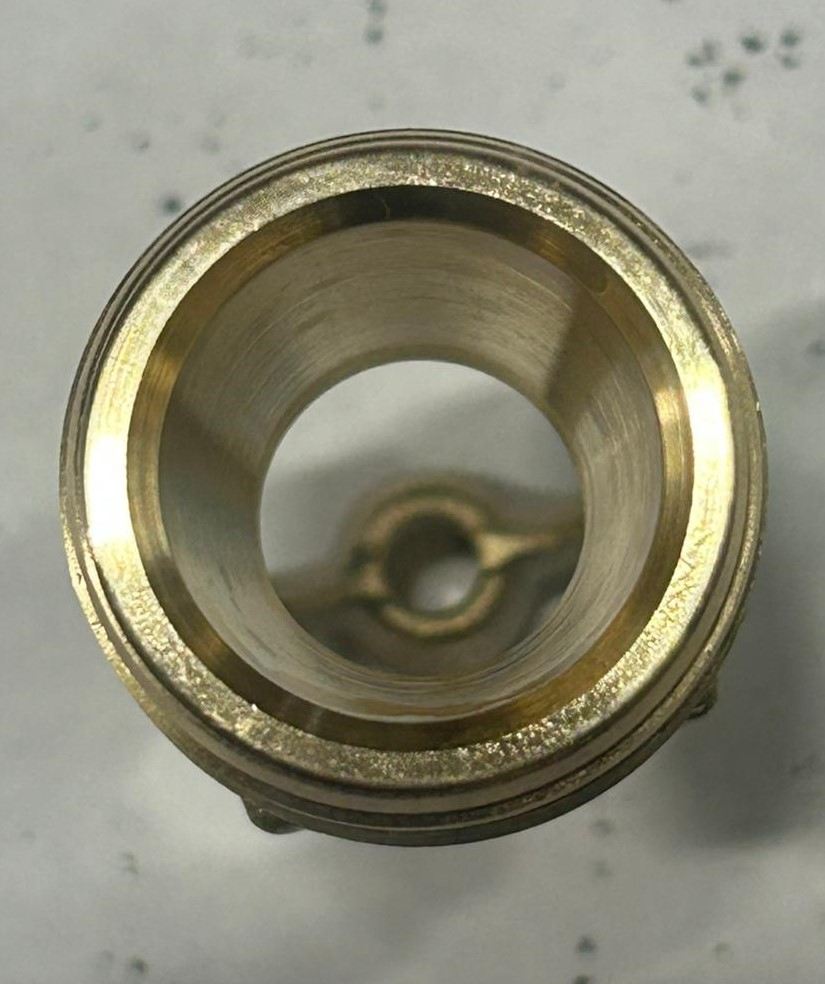
#> input picture Deep_Learning/visual_measurement_system/assets/1.jpg, 825 x 984 px
$ python -i utils.py   (imports and definitions only)
#> lines starting #> are read from the running program, lines starting #| are printed output that depends on the picture; after the words box and inside, x2 and y2 are one past the last pixel; in counts of white or black regions, pixels touching at a corner belong together
#> further down, picture is the input picture: shape (984, 825, 3); mean B, G, R 118.2, 136.6, 139
import cv2
import numpy as np
import os

def load_image(path):
    if not os.path.exists(path):
        raise FileNotFoundError(path)
    return cv2.imread(path)

def measure_dimensions(img, calibration_mm=10, calibration_px=50):
    """
    Görseldeki parçanın tam boy, genişlik ve çapını hesaplar.
    """
#> called with calibration_mm = 10, calibration_px = 50
    px_to_mm = calibration_mm / calibration_px
    gray = cv2.cvtColor(img, cv2.COLOR_BGR2GRAY)
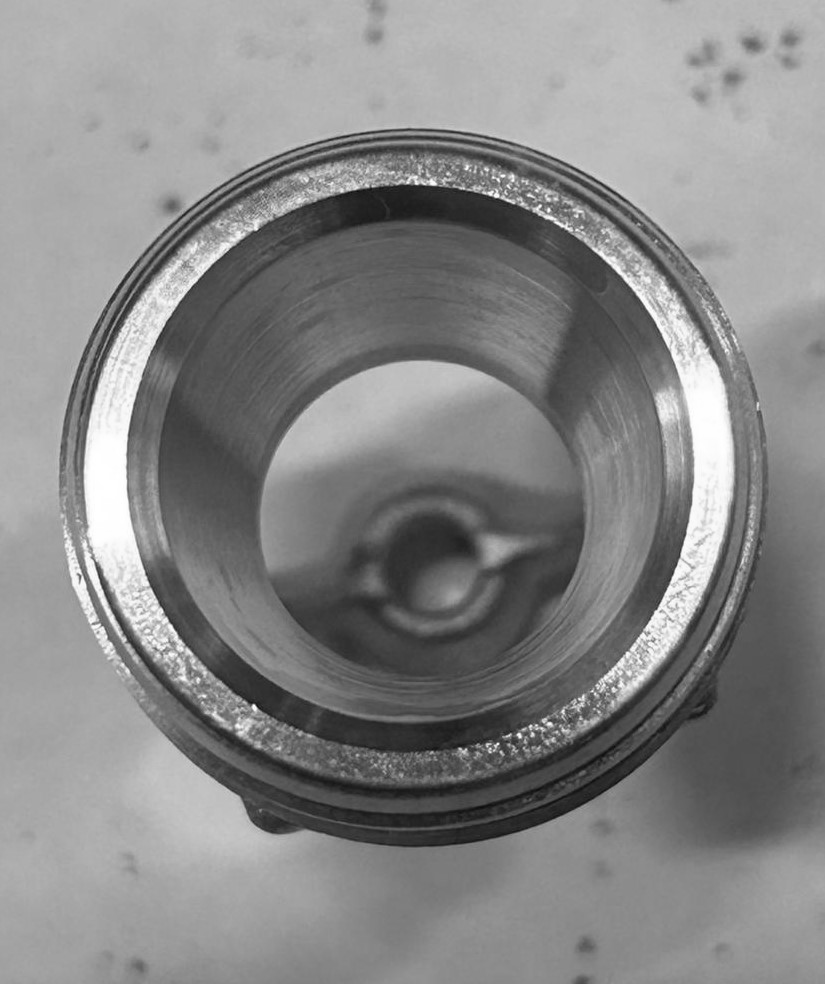
#> gray: shape (984, 825); min 9, max 255, mean 135.3
    edges = cv2.Canny(gray, 100, 200)
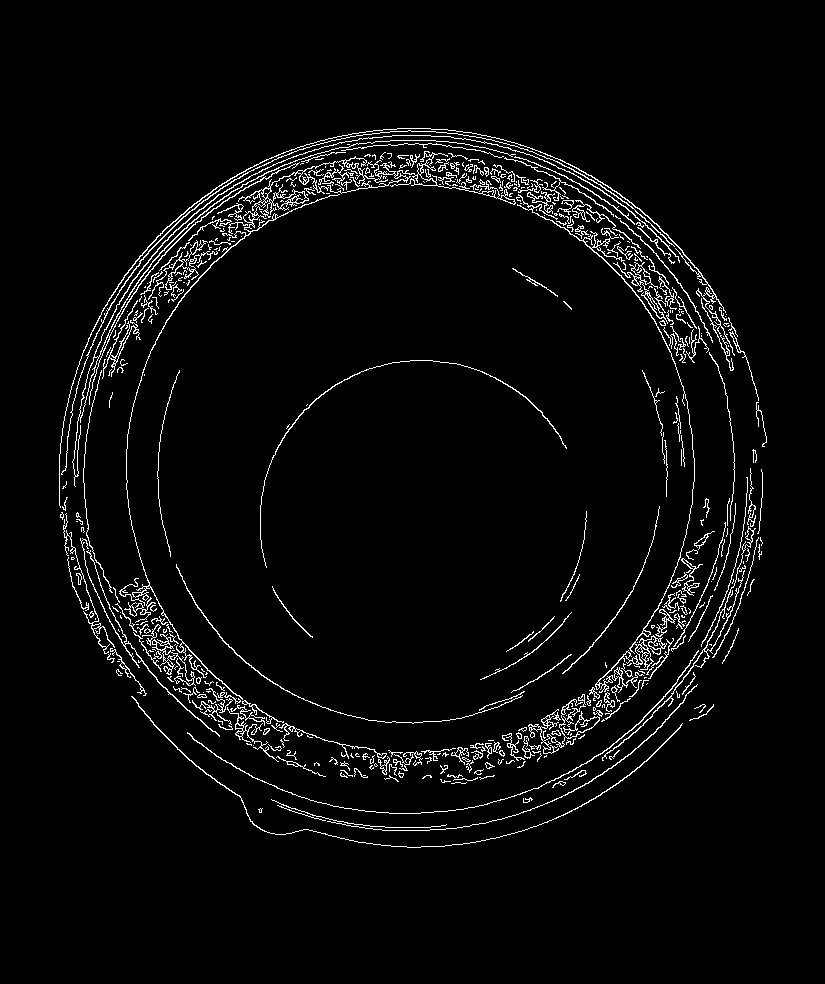
#> edges: shape (984, 825); 3.6% white in thin lines or dots, all inside (x1, y1, x2, y2) = (59, 128, 767, 848)

    contours, _ = cv2.findContours(edges, cv2.RETR_EXTERNAL, cv2.CHAIN_APPROX_SIMPLE)
#> contours = 455 contours, 370 with area under 20; largest, box (x1, y1, x2, y2) and area: (238, 151, 516, 218) 1188, (516, 194, 695, 693) 788, (72, 135, 680, 487) 778, (126, 194, 340, 700) 452, (613, 262, 668, 324) 402
    if not contours:
        return None

    contour = max(contours, key=cv2.contourArea)
#> contour = contour of 1422 points, box (x1, y1, x2, y2) (238, 151, 516, 218), area 1188

    # Bounding box → tam boy ve genişlik
    x, y, w, h = cv2.boundingRect(contour)
#> x = 238; y = 151; w = 278; h = 67
    tam_boy_mm = h * px_to_mm
#> tam_boy_mm = 13.4
    genislik_mm = w * px_to_mm
#> genislik_mm = 55.6

    # En küçük daire → çap
    (xc, yc), radius = cv2.minEnclosingCircle(contour)
#> xc = 376.5; yc = 201.5; radius = 138.5
    cap_mm = (2 * radius) * px_to_mm
#> cap_mm = 55.4

    results = {
        "tam_boy_mm": tam_boy_mm,
        "genislik_mm": genislik_mm,
        "cap_mm": cap_mm,
        "bbox": (x, y, w, h),
        "circle": (int(xc), int(yc), int(radius))
    }
#> results = {'tam_boy_mm': 13.4, 'genislik_mm': 55.6, 'cap_mm': 55.4, 'bbox': (238, 151, 278, 67), 'circle': (376, 201, 138)}

    return results

def draw_measurements(img, results):
    if results is None:
        return img

    x, y, w, h = results["bbox"]
    xc, yc, radius = results["circle"]

    cv2.rectangle(img, (x, y), (x + w, y + h), (0, 255, 0), 2)
    cv2.circle(img, (xc, yc), radius, (255, 0, 0), 2)

    cv2.putText(img, f"Boy: {results['tam_boy_mm']:.2f} mm", (x, y - 20),
                cv2.FONT_HERSHEY_SIMPLEX, 0.7, (0, 255, 0), 2)
    cv2.putText(img, f"Genişlik: {results['genislik_mm']:.2f} mm", (x, y - 50),
                cv2.FONT_HERSHEY_SIMPLEX, 0.7, (0, 255, 0), 2)
    cv2.putText(img, f"Cap: {results['cap_mm']:.2f} mm", (xc, yc),
                cv2.FONT_HERSHEY_SIMPLEX, 0.7, (255, 0, 0), 2)

    return img

>>> import cv2
>>> picture = cv2.imread('assets/1.jpg')
>>> result = measure_dimensions(picture)
#> result has the same summary as results in measure_dimensions

$ run again, on Deep_Learning/visual_measurement_system/assets/3.jpg
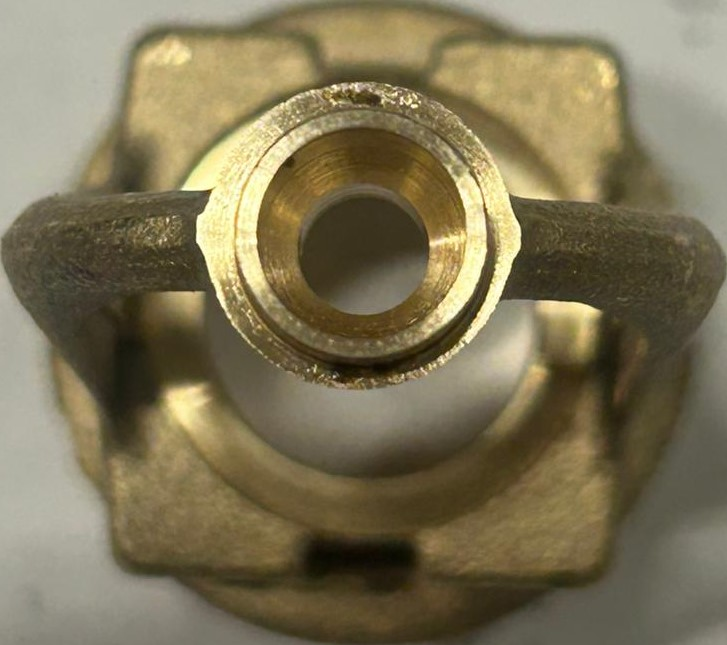
#> input picture Deep_Learning/visual_measurement_system/assets/3.jpg, 727 x 645 px
#> picture is the input picture: shape (645, 727, 3); mean B, G, R 86.6, 116.3, 126.2
#> in measure_dimensions, `gray = cv2.cvtColor(img, cv2.COLOR_BGR2GRAY)`:
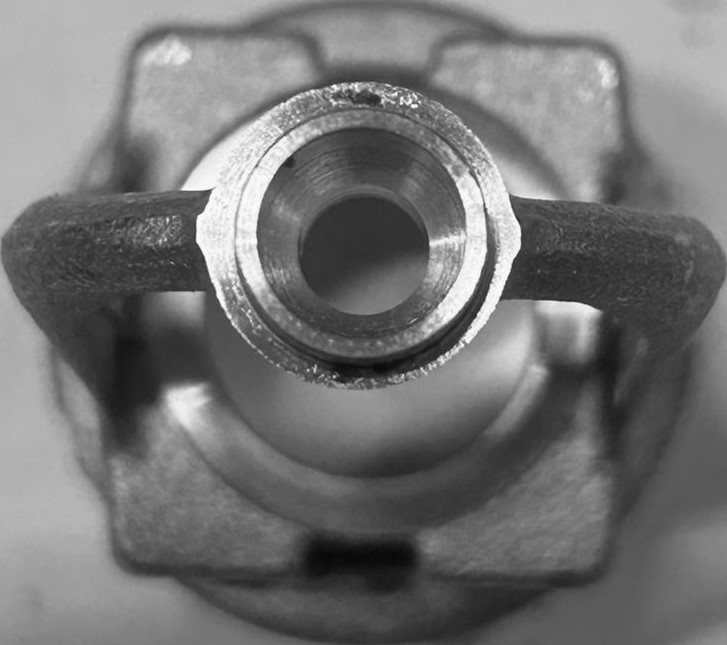
#> gray: shape (645, 727); min 7, max 251, mean 115.9
#> in measure_dimensions, `edges = cv2.Canny(gray, 100, 200)`:
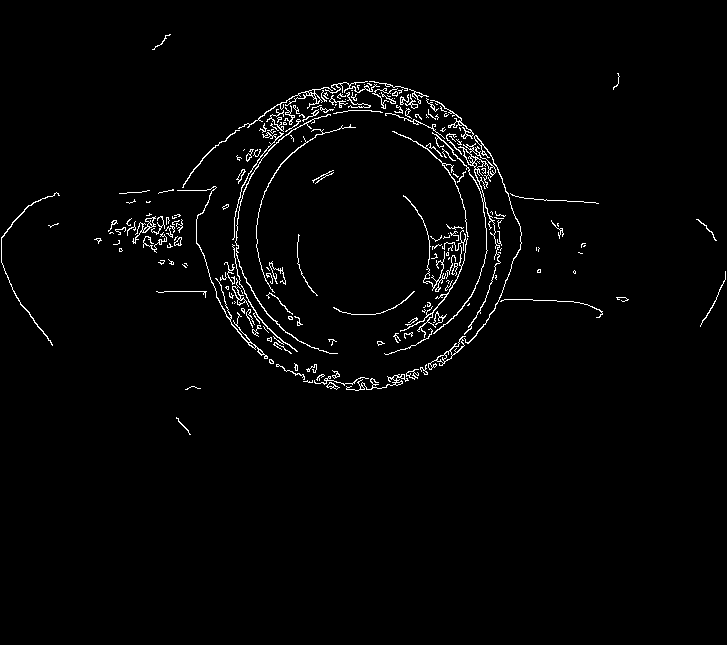
#> edges: shape (645, 727); 2% white in thin lines or dots, all inside (x1, y1, x2, y2) = (1, 34, 726, 435)
#> contours = 201 contours, 165 with area under 20; largest, box (x1, y1, x2, y2) and area: (432, 132, 501, 335) 485, (428, 336, 466, 370) 230, (177, 186, 268, 359) 126, (238, 87, 333, 129) 118, (464, 135, 522, 344) 115
#> contour = contour of 667 points, box (x1, y1, x2, y2) (432, 132, 501, 335), area 485
#> x = 432; y = 132; w = 69; h = 203
#> tam_boy_mm = 40.6
#> genislik_mm = 13.8
#> xc = 448; yc = 233; radius = 102.3
#> cap_mm = 40.9
#> results = {'tam_boy_mm': 40.6, 'genislik_mm': 13.8, 'cap_mm': 40.9, 'bbox': (432, 132, 69, 203), 'circle': (448, 233, 102)}
#> result has the same summary as results in measure_dimensions

$ run again, on Deep_Learning/visual_measurement_system/assets/4.jpg
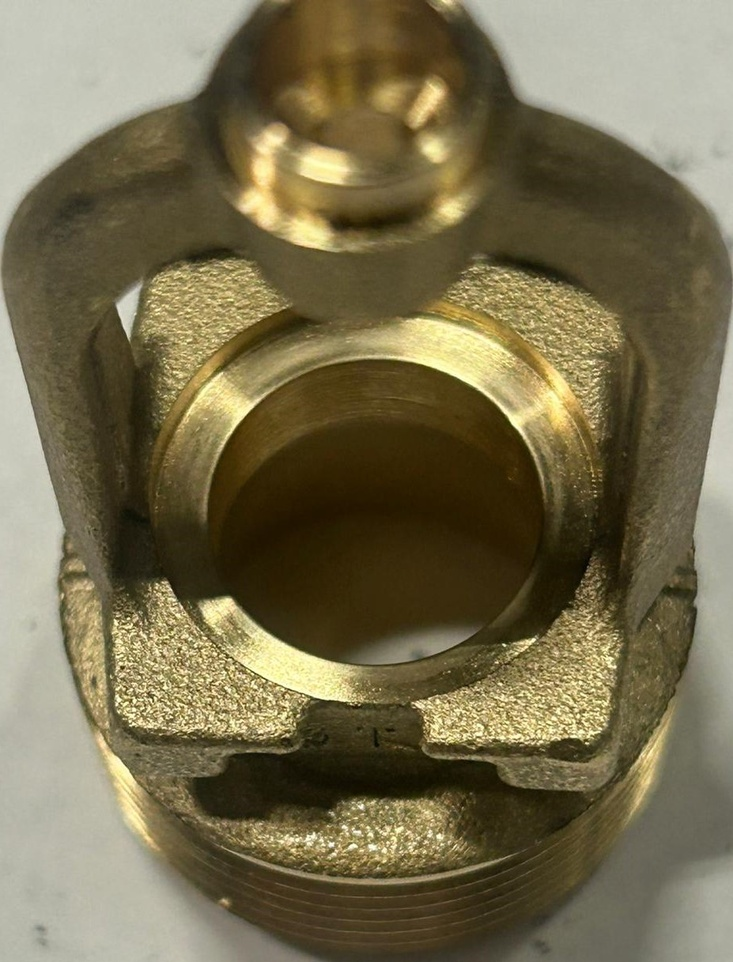
#> input picture Deep_Learning/visual_measurement_system/assets/4.jpg, 733 x 962 px, shrunk from 927 x 1217 before the run
#> picture is the input picture: shape (962, 733, 3); mean B, G, R 78.7, 109.3, 118.5
#> in measure_dimensions, `gray = cv2.cvtColor(img, cv2.COLOR_BGR2GRAY)`:
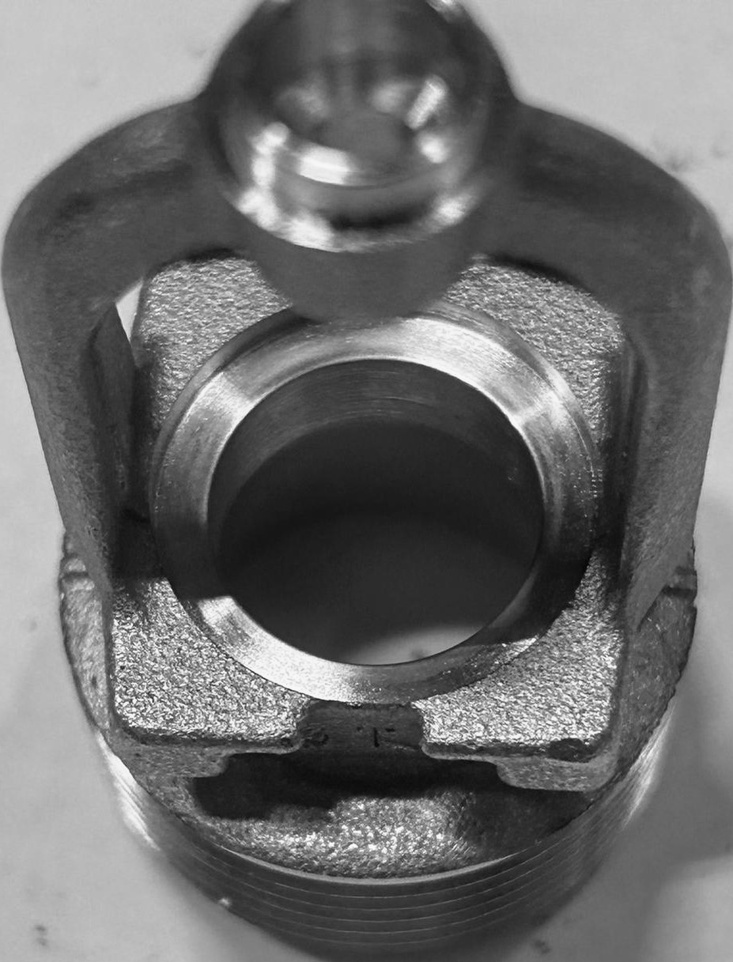
#> gray: shape (962, 733); min 4, max 252, mean 108.6
#> in measure_dimensions, `edges = cv2.Canny(gray, 100, 200)`:
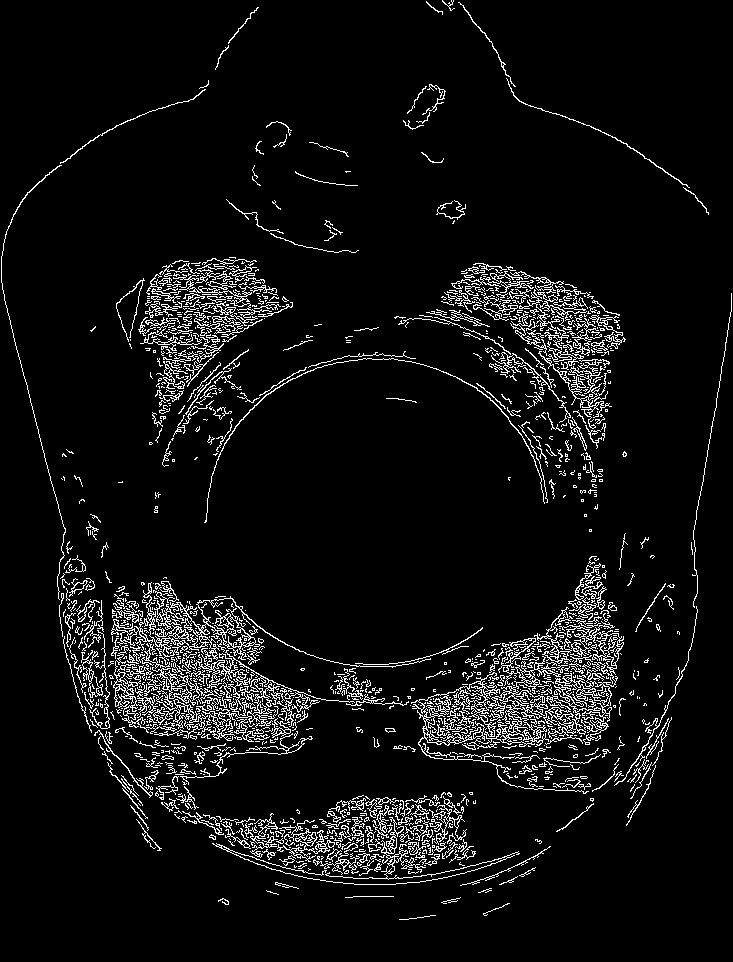
#> edges: shape (962, 733); 6.5% white in thin lines or dots
#> contours = 1253 contours, 1125 with area under 20; largest, box (x1, y1, x2, y2) and area: (411, 638, 589, 794) 2896, (543, 621, 624, 745) 2298, (111, 582, 431, 668) 2170, (151, 650, 355, 741) 1931, (538, 351, 612, 429) 650
#> contour = contour of 2507 points, box (x1, y1, x2, y2) (411, 638, 589, 794), area 2896
#> x = 411; y = 638; w = 178; h = 156
#> tam_boy_mm = 31.2
#> genislik_mm = 35.6
#> xc = 505.9; yc = 733.8; radius = 100.1
#> cap_mm = 40.03
#> results = {'tam_boy_mm': 31.2, 'genislik_mm': 35.6, 'cap_mm': 40.03, 'bbox': (411, 638, 178, 156), 'circle': (505, 733, 100)}
#> result has the same summary as results in measure_dimensions
